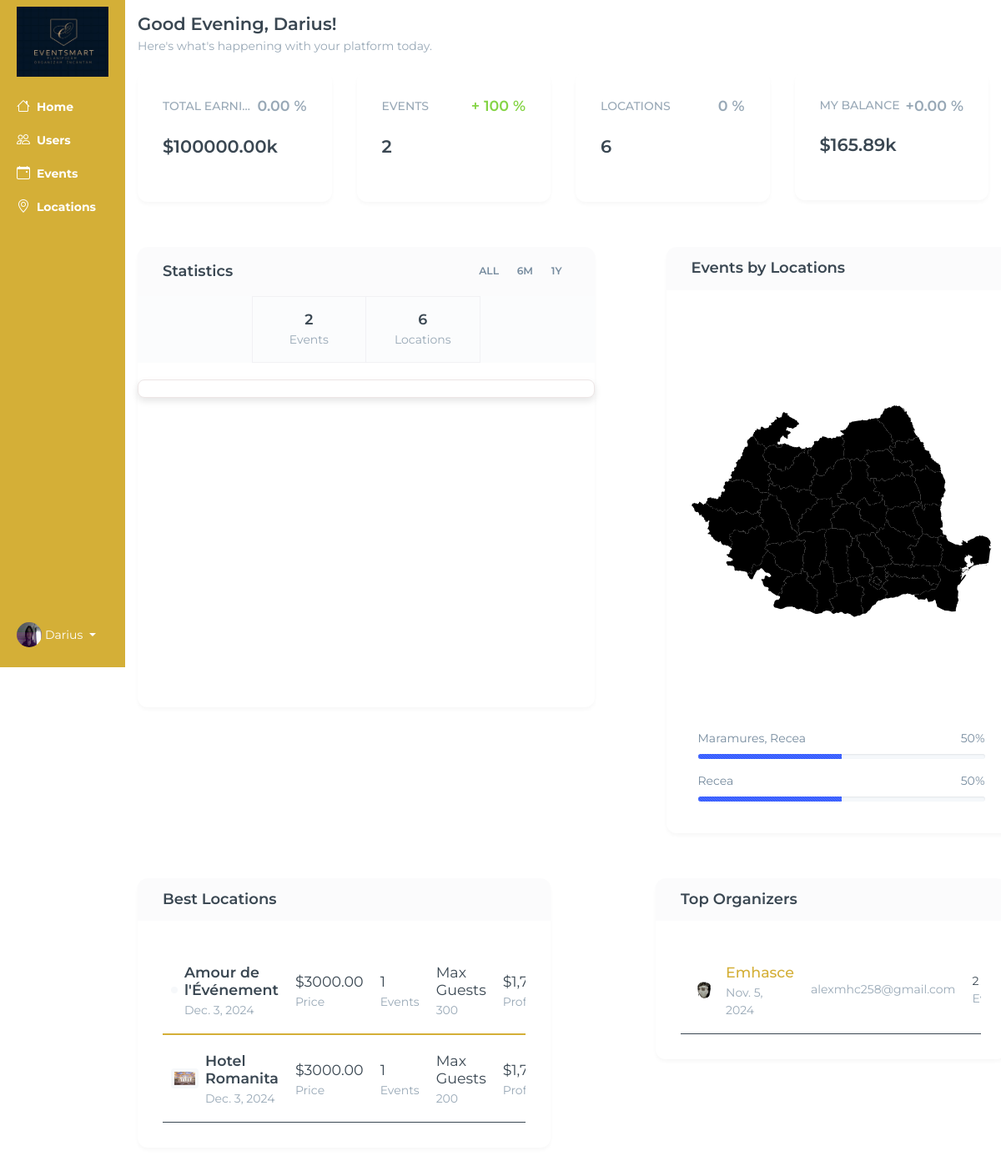
Before: /admin-home (signed in) with the older database file.
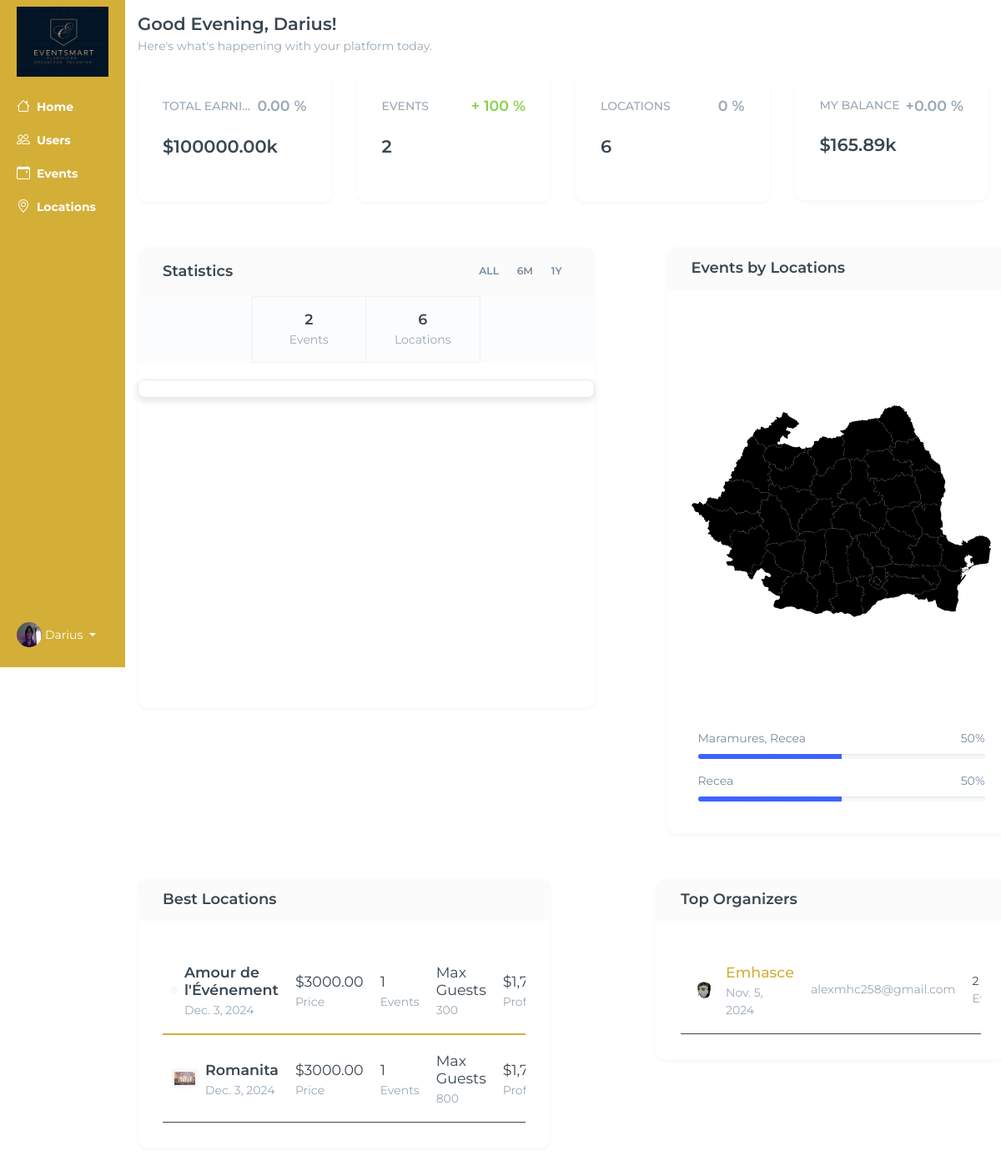
After: the same page with the newer database file.
### base/models.py (models this page shows)
class Location(models.Model):
    owner = models.ForeignKey(User, on_delete=models.SET_NULL, null=True)
    name = models.CharField(max_length=100)
    description = models.TextField(null=True, blank=True)
    gallery = models.ImageField(upload_to='images/', null=True, blank=True)
    location = models.TextField(max_length=30)
    types = models.ManyToManyField(Type, blank=True)
    seats_numbers = models.IntegerField(null=True, blank=True)
    created_at = models.DateTimeField(auto_now_add=True)
    cost = models.DecimalField(max_digits=12, decimal_places=2,default=3000)
    number = models.CharField(max_length=20, default="+(40) 74 83 64 823")
    def __str__(self):
        return self.name

### base/views.py (the view, shortened to what this page needs)
@login_required(login_url='login')
def homeAdmin(request):
    if not request.user.is_superuser:
        return HttpResponseForbidden("You do not have permission to access this page.")
    form1 = TaskForm()
    profiles = Profile.objects.all()
    messages = Message.objects.all()
    form = MessageForm()
    current_hour = datetime.now().hour
    if 5 <= current_hour < 12:
        greeting = "Good Morning"
    elif 12 <= current_hour < 18:
        greeting = "Good Afternoon"
    else:
        greeting = "Good Evening"
    tasks = Task.objects.all()
    users = User.objects.filter(is_superuser=False)
    events = Event.objects.all()
    event_locations = [event.location.location for event in events]
    ev_loc = [event.location for event in events]
    locations = Location.objects.all()
    events_count = []
    for location in locations:
        events_count.append({
            'name':location.name,
            'ev_c':location.event_set.count()
            })
    ev_nr = events.count()
    org_ev = []
    organizer_event_count = Counter(event.organized_by for event in events)
    print(organizer_event_count)
    for organizer, count in organizer_event_count.items():
        org_ev.append({
            'organizer': organizer,
            'event_count': count
        })
    high_ev = []
    for location in locations:
        event_count = location.event_set.count()
        if event_count > 0:
            percentage = int((event_count / ev_nr) * 100)
            high_ev.append({
                'location': location.location,
                'percentage':percentage
            })
    loc_nr = locations.count()
    for event in events:
        print("Evenimente corecte:", event.event_name, event.location)
    budget = Budget.objects.first()
    today = datetime.today()
    start_of_current_month = datetime(today.year, today.month, 1)
    if today.month == 1:
        start_of_previous_month = datetime(today.year - 1, 12, 1)
    else:
        start_of_previous_month = datetime(today.year, today.month - 1, 1)
    events_this_month = Event.objects.filter(event_date__gte=start_of_current_month).count()
    events_last_month = Event.objects.filter(
        event_date__gte=start_of_previous_month,
        event_date__lt=start_of_current_month
    ).count()
    if events_last_month > 0:
        ev_percentage_change = ((events_this_month - events_last_month) / events_last_month) * 100
    elif events_this_month > 0:
        ev_percentage_change = events_this_month * 100
    else:
        ev_percentage_change = 0
    locations_this_month = Location.objects.filter(created_at__gte=start_of_current_month).count()
    locations_last_month = Location.objects.filter(
        created_at__gte=start_of_previous_month,
        created_at__lt=start_of_current_month
    ).count()
    if locations_last_month > 0:
        loc_percentage_change = ((locations_this_month - locations_last_month) / locations_last_month) * 100
    elif locations_this_month > 0:
        loc_percentage_change = locations_this_month * 100
    else:
        loc_percentage_change = 0
    locations_by_month = (
    Location.objects
    .annotate(month=TruncMonth('created_at'))
    .values('month')
    .annotate(total=Count('id'))
    .order_by('month')
)
    location_month_count = []
    for entry in locations_by_month:
        month_str = entry['month'].strftime('%m')
        if month_str == "01":
            month_str = "Jan"
        elif month_str == "02":
            month_str = "Feb"
        elif month_str == "03":
            month_str = "Mar"
        elif month_str == "04":
            month_str = "Apr"
        elif month_str == "05":
            month_str = "May"
        elif month_str == "06":
            month_str = "Jun"
        elif month_str == "07":
            month_str = "Jul"
        elif month_str == "08":
            month_str = "Aug"
        elif month_str == "09":
            month_str = "Sep"
        elif month_str == "10":
            month_str = "Oct"
        elif month_str == "11":
            month_str = "Nov"
        elif month_str == "12":
            month_str = "Dec"
        location_month_count.append(
            {
                'month':month_str,
                'count':entry['total']
            }
        )
    events_by_month = (
    Event.objects
    .annotate(month=TruncMonth('event_date'))
    .values('month')
    .annotate(total=Count('id'))
    .order_by('month')
)
    event_month_count = []
    for entry in events_by_month:
        month_str = entry['month'].strftime('%m')
        if month_str == "01":
            month_str = "Jan"
        elif month_str == "02":
            month_str = "Feb"
        elif month_str == "03":
            month_str = "Mar"
        elif month_str == "04":
            month_str = "Apr"
        elif month_str == "05":
            month_str = "May"
        elif month_str == "06":
            month_str = "Jun"
        elif month_str == "07":
            month_str = "Jul"
        elif month_str == "08":
            month_str = "Aug"
        elif month_str == "09":
            month_str = "Sep"
        elif month_str == "10":
            month_str = "Oct"
        elif month_str == "11":
            month_str = "Nov"
        elif month_str == "12":
            month_str = "Dec"
        event_month_count.append(
            {
                'month':month_str,
                'count':entry['total']
            }
        )
    print("Evenimente per luni: ", event_month_count)
    budget = Budget.objects.first()
    context= {
        'budget':budget,
        'event_month_count':json.dumps(event_month_count),
        'location_month_count':json.dumps(location_month_count),
        'loc_percentage_change':loc_percentage_change,
        'ev_percentage_change':ev_percentage_change,
        'events':events,
        'budget':budget,
        'org_ev':org_ev,
        'loc_nr':loc_nr,
        'ev_nr':ev_nr,
        'high_ev':high_ev,
        'greeting':greeting,
        'ev_loc':ev_loc,
        'events':events,
        'users':users,
        'tasks':tasks,
        'form1':form1,
        'profiles': profiles,
        'messages': messages,
        'form': form,
        'hx_post_url': reverse('home-admin'),
        'event_locations': event_locations,
        'events_count':events_count
    }
    return render(request, 'base/home-admin.html', context)

### base/context_processors.py (called while the page is built)
def media_url(request):
    return {
        'MEDIA_URL': settings.MEDIA_URL
    }

### base/templates/base/home-admin.html (shortened to what the changed rows need)
{% extends 'main.html' %}
{% block content %}
<div class="container-fluid">
    <div class="row flex-nowrap">
        <div class="col py-3 events" >
         <div class="row">
            <div class="col">
               <div class="h-100">
                  <div class="row mb-4">
                     <div class="col-xl-4 ms-5">
                        <div class="card card-height-100">
                           <div class="card-body">
                              <div class="px-2 py-2 mt-1">
                                 {% for item in high_ev %}
                                 <p class="mt-3 mb-1"> {{ item.location }} <span class="float-end">{{ item.percentage }}%</span></p>
                                 <div class="progress mt-2" style="height: 6px;">
                                    <div class="progress-bar progress-bar-striped bg-primary" role="progressbar" style="width: {{ item.percentage }}%" aria-valuenow="{{ item.percentage }}" aria-valuemin="0" aria-valuemax="100"></div>
                                 </div>
                                 {% endfor %}
                              </div>
                           </div>
                        </div>
                     </div>
                  </div>
                  <div class="row mb-4">
                     <div class="col-xl-6 me-5">
                        <div class="card">
                           <div class="card-body">
                              <div class="table-responsive table-card">
                                 <table class="table table-hover table-centered align-middle table-nowrap mb-0">
                                    <tbody>
                                       {% for location in ev_loc %}
                                       <tr>
                                          <td>
                                             <div class="d-flex align-items-center">
                                                <div class="avatar-sm bg-light rounded p-1 me-2">
                                                   <img src="{{ location.gallery.url }}" style="width: 100px;" alt="" class="img-fluid d-block">
                                                </div>
                                                <div>
                                                   <h5 class="fs-14 my-1"><a href="{% url 'admin-view-location' location.name %}" class="text-reset">{{ location.name }}</a></h5>
                                                   <span class="text-muted">{{ location.created_at.date }}</span>
                                                </div>
                                             </div>
                                          </td>
                                          <td>
                                             <h5 class="fs-14 my-1 fw-normal">${{ location.cost }}</h5>
                                             <span class="text-muted">Price</span>
                                          </td>
                                          <td>
                                             <h5 class="fs-14 my-1 fw-normal">
                                                {% for item in events_count %}
                                                {% if item.name == location.name %}
                                                {{ item.ev_c }}
                                                {% endif %}
                                                {% endfor %}
                                             </h5>
                                             <span class="text-muted">Events</span>
                                          </td>
                                          <td>
                                             <h5 class="fs-14 my-1 fw-normal">Max Guests</h5>
                                             <span class="text-muted">{{ location.seats_numbers }}</span>
                                          </td>
                                          <td>
                                             <h5 class="fs-14 my-1 fw-normal">$1,798</h5>
                                             <span class="text-muted">Profit</span>
                                          </td>
                                       </tr>
                                       {% endfor %}
                                    </tbody>
                                 </table>
                              </div>
                           </div>
                        </div>
                     </div>
                  </div>
               </div>
            </div>
         </div>
        </div>
    </div>
</div>
{% endblock content %}

Changed rows visible on the page:
changed Location "Maramures, Recea": name "Hotel Romanita" → "Romanita"; seats_numbers "200" → "800"
